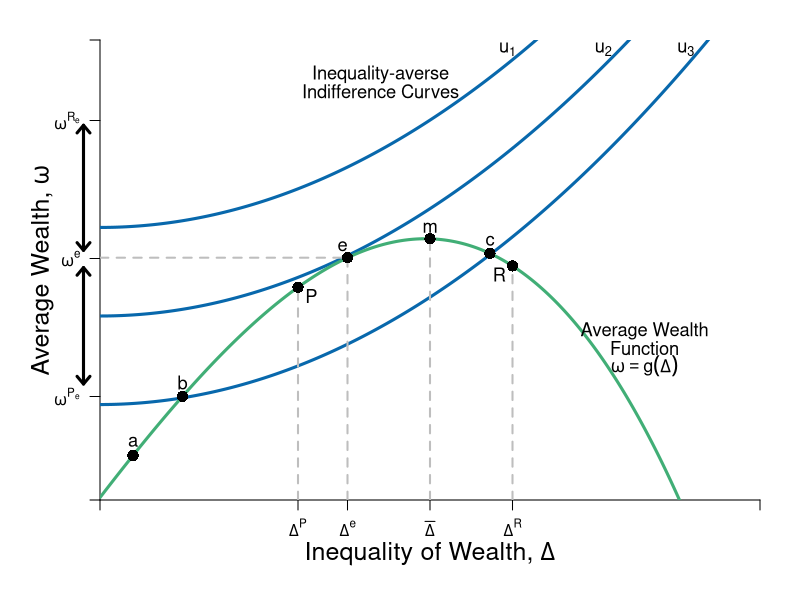

Generate this figure with R:
#Graph Designer: Simon Halliday & Riley Boeth '17
#Authors: Bowles, Foley and Halliday
#Title: Coordination, Conflict and Competition: A Text in Microeconomics

library(shape)
require(shape)
pdf(file = "risk/risks_inequality_averse.pdf", width = 10, height = 8)


#Set parameters for graphics
axislabelsize <- 1.5
labelsize <- 1.1
graphlinewidth <- 3
segmentlinewidth <- 2

COL <- c("#7fc97f", "#beaed4", "#fdc086", "#ffff99", "#386cb0", "#f0027f", "#bf5b17", "#666666")
COLA <- c("#e0f3db", "#99d8c9","#66c2a4","#41ae76", "#238b45", "#005824")
COLB <- c("#c6dbef", "#4eb3d3", "#2b8cbe", "#0868ac","#084081")
COLC <- c("#fcfbfd", "#efedf5", "#dadaeb", "#bcbddc", "#9e9ac8", "#807dba", "#6a51a3", "#54278f", "#3f007d")

#Edited the margins to cater for the larger LHS labels
par(mar =  c(5, 5, 2, 2))

#Indifference curves of a risk-averse homo economicus (1st graph out of the two for 4.7)

indiffA1 <- function(x, uA = 5, rmax=  .7, xmax = 15) {
  uA + (1/2)*(rmax/xmax)*(x^2)
}

#rmax*x
#indiffA <- function(x, ua=2) {
#  ua + (1/12)*(x)^2
#}

#Average wealth function 

avgwealth <- function(x,y){
  (1.08)*((-1/35)*(((-((.9)*x-36))^2))+36.8+((-1/10)*(x-4)+(-1/1000)*((x-3)^3)))
}

#Add limits on axes and levels of utility for each indifference curve
ylims <- c(0, 40)
xlims <- c(0, 40)

npts <- 501 
x <- seq(xlims[1], xlims[2], length.out = npts)
y <- seq(ylims[1], ylims[2], length.out = npts) 

plot(0, 0, xlim = xlims, ylim = ylims, type = "n",
     xlab = expression(paste("")),
     ylab = expression(paste("")), 
     xaxt = "n", 
     yaxt = "n", 
     cex.lab = axislabelsize, 
     bty = "n", 
     xaxs="i", 
     yaxs="i"
)

#x and y limits with plain axes without ticks/numbers to match previous graph

ticksx <- c(0,  12, 15, 20, 25, xlims[2])
xlabels <- c(NA, expression(paste(Delta^P)),  expression(paste(Delta^e)), expression(paste(bar(Delta) )), expression(paste(Delta^R)),  NA)
ticksy <- c(0, 21 - 12, 21, 21 + 12, ylims[2])
ylabels <- c(NA, expression(paste(omega^P[e])), expression(paste(omega^e)), expression(paste(omega^R[e])), NA)



axis(1,at = ticksx,  pos = 0, labels = xlabels)
axis(2,at = ticksy,  pos = 0, labels = ylabels, las = 1)

npts <- 500 
xx1 <- seq(xlims[1], xlims[2], length.out = npts)
xx2 <- seq(0, xlims[2], length.out = npts)
xx3 <- seq(xlims[1], 0, length.out = npts)
xx4 <- seq(-11, 0, length.out = npts)


lines(xx1, indiffA1(xx1, uA= 8.3), col = COLB[4], lwd = graphlinewidth)
lines(xx1, indiffA1(xx1, uA = 16), col = COLB[4], lwd = graphlinewidth)
lines(xx1, indiffA1(xx1, uA = 23.7), col = COLB[4], lwd = graphlinewidth)
lines(xx1, avgwealth(xx1), col = COLA[4], lwd = graphlinewidth)


#Axis labels and draw linear utility function
mtext(expression(paste("Inequality of Wealth, ", Delta)), side = 1, line = 2.5, cex = axislabelsize)
text(-3.5, 0.5*ylims[2], expression(paste("Average Wealth, ",omega)), xpd = TRUE, cex = axislabelsize, srt = 90) 

#Label various points on line

text(2, avgwealth(2)+1.2, expression(paste("a")), cex = labelsize)
text(5, avgwealth(5)+1.2, expression(paste("b")), cex = labelsize)
points(5, avgwealth(5), pch = 16, col = "black", cex = 1.5)
points(2, avgwealth(2), pch = 16, col = "black", cex = 1.5)

segments(25, 0, 25, avgwealth(25), lty = 2, col = "gray", lwd = segmentlinewidth)
points(25, avgwealth(25), pch = 16, col = "black", cex = 1.5)

text(23.63, avgwealth(23.63)+1.1, expression(paste("c")), cex = labelsize)
points(23.63, avgwealth(23.63), pch = 16, col = "black", cex = 1.5)

text(20, avgwealth(20)+1, expression(paste(m)), cex = labelsize)
segments(20, 0, 20, avgwealth(20), lty = 2, col = "gray", lwd = segmentlinewidth)
points(20, avgwealth(20), pch = 16, col = "black", cex = 1.5)

text(14.7, avgwealth(15)+1, expression(paste(e)), cex = labelsize)
segments(15, 0, 15, avgwealth(15), lty = 2, col = "gray", lwd = segmentlinewidth)
segments(0, avgwealth(15), 15, avgwealth(15), lty = 2, col = "gray", lwd = segmentlinewidth)
points(15, avgwealth(15), pch = 16, col = "black", cex = 1.5)

segments(12, 0, 12, avgwealth(12), lty = 2, col = "gray", lwd = segmentlinewidth)
points(12, avgwealth(12), pch = 16, col = "black", cex = 1.5)

#Add arrow beside y axis and points on axis

arrows(-1, avgwealth(21) + 10, -1, avgwealth(20) - 1, col = "black", code = 3, arr.type = "simple", lty = 1, xpd = TRUE, length = 0.1, angle = 40, lwd = 3)
arrows(-1, avgwealth(21) - 12.5, -1, avgwealth(20) - 2.5, col = "black", code = 3, arr.type = "simple", lty = 1, xpd = TRUE, length = 0.1, angle = 40, lwd = 3)

#points(0, avgwealth(23)+12, pch = 16, col = "black", cex = 1.5, xpd = TRUE)
#points(0, avgwealth(23), pch = 16, col = "black", cex = 1.5,xpd = TRUE)
#points(0, avgwealth(23)-12, pch = 16, col = "black", cex = 1.5,xpd = TRUE)

#label the three indifference curves

text(24.7, 39.2, expression(paste(u[1])), xpd = TRUE, cex = labelsize)
text(30.5, 39.2, expression(paste(u[2])),  xpd = TRUE, cex = labelsize)
text(35.5, 39.2, expression(paste(u[3])),  xpd = TRUE, cex = labelsize)

#Label P and R
text(12 + 0.8, avgwealth(12) - 0.75, expression(paste(P)), cex = labelsize)
text(25 - 0.8, avgwealth(25) - 0.75, expression(paste(R)), cex = labelsize)

#Label average wealth curve and indifference curves generally

text(33, avgwealth(30)+1.5, expression(paste("Average Wealth")), xpd = TRUE, cex = labelsize)
text(33, avgwealth(30), expression(paste("Function")), xpd = TRUE, cex = labelsize)
text(33, avgwealth(30)-1.5, expression(paste(omega == g(Delta))), xpd = TRUE, cex = labelsize)

#text(17, 38.5, expression(paste("Inequality Averse")), xpd = TRUE, cex = labelsize)
text(17, 37, expression(paste("Inequality-averse")), xpd = TRUE, cex = labelsize)
text(17, 35.5, expression(paste("Indifference Curves")), xpd = TRUE, cex = labelsize)


dev.off()
